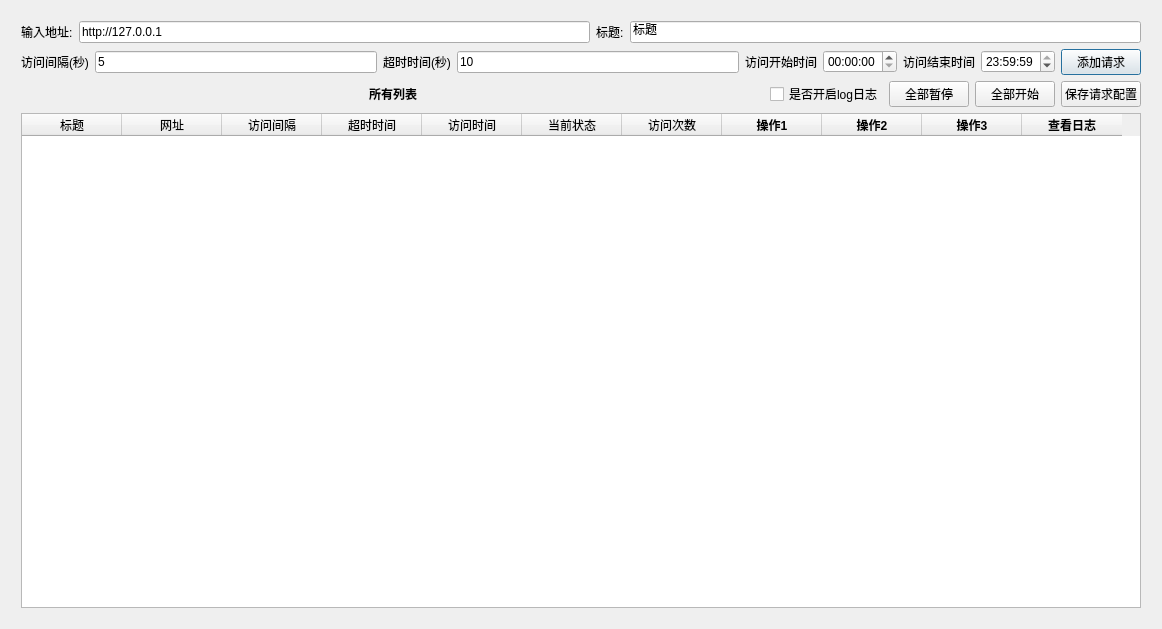
<?xml version="1.0" encoding="UTF-8"?>
<ui version="4.0">
 <class>MainDialog</class>
 <widget class="QDialog" name="MainDialog">
  <property name="geometry">
   <rect>
    <x>0</x>
    <y>0</y>
    <width>1162</width>
    <height>629</height>
   </rect>
  </property>
  <property name="windowTitle">
   <string>接口请求工具</string>
  </property>
  <layout class="QVBoxLayout" name="verticalLayout">
   <item>
    <layout class="QVBoxLayout" name="addressWidget">
     <property name="leftMargin">
      <number>10</number>
     </property>
     <property name="topMargin">
      <number>10</number>
     </property>
     <property name="rightMargin">
      <number>10</number>
     </property>
     <property name="bottomMargin">
      <number>10</number>
     </property>
     <item>
      <layout class="QHBoxLayout" name="addressLayout">
       <item>
        <widget class="QLabel" name="addressLabel">
         <property name="text">
          <string>输入地址:</string>
         </property>
        </widget>
       </item>
       <item>
        <widget class="QLineEdit" name="addressEdit">
         <property name="text">
          <string>http://127.0.0.1</string>
         </property>
        </widget>
       </item>
       <item>
        <widget class="QLabel" name="label">
         <property name="text">
          <string>标题:</string>
         </property>
        </widget>
       </item>
       <item>
        <widget class="QLineEdit" name="titleEdit">
         <property name="text">
          <string>标题</string>
         </property>
        </widget>
       </item>
      </layout>
     </item>
     <item>
      <layout class="QHBoxLayout" name="horizontalLayout">
       <item>
        <widget class="QLabel" name="label_2">
         <property name="text">
          <string>访问间隔(秒)</string>
         </property>
        </widget>
       </item>
       <item>
        <widget class="QLineEdit" name="timeIntervalEdit">
         <property name="text">
          <string>5</string>
         </property>
        </widget>
       </item>
       <item>
        <widget class="QLabel" name="label_3">
         <property name="text">
          <string>超时时间(秒)</string>
         </property>
        </widget>
       </item>
       <item>
        <widget class="QLineEdit" name="timeoutEdit">
         <property name="text">
          <string>10</string>
         </property>
        </widget>
       </item>
       <item>
        <widget class="QLabel" name="label_4">
         <property name="text">
          <string>访问开始时间</string>
         </property>
        </widget>
       </item>
       <item>
        <widget class="QTimeEdit" name="startTimeEdit">
         <property name="displayFormat">
          <string>HH:mm:ss</string>
         </property>
         <property name="time">
          <time>
           <hour>0</hour>
           <minute>0</minute>
           <second>0</second>
          </time>
         </property>
        </widget>
       </item>
       <item>
        <widget class="QLabel" name="label_5">
         <property name="text">
          <string>访问结束时间</string>
         </property>
        </widget>
       </item>
       <item>
        <widget class="QTimeEdit" name="endTimeEdit">
         <property name="displayFormat">
          <string>H:mm:ss</string>
         </property>
         <property name="time">
          <time>
           <hour>23</hour>
           <minute>59</minute>
           <second>59</second>
          </time>
         </property>
        </widget>
       </item>
       <item>
        <widget class="QPushButton" name="requestBtn">
         <property name="minimumSize">
          <size>
           <width>40</width>
           <height>0</height>
          </size>
         </property>
         <property name="maximumSize">
          <size>
           <width>80</width>
           <height>16777215</height>
          </size>
         </property>
         <property name="text">
          <string>添加请求</string>
         </property>
        </widget>
       </item>
      </layout>
     </item>
     <item>
      <layout class="QHBoxLayout" name="horizontalLayout_3">
       <item>
        <spacer name="horizontalSpacer">
         <property name="orientation">
          <enum>Qt::Horizontal</enum>
         </property>
         <property name="sizeHint" stdset="0">
          <size>
           <width>40</width>
           <height>20</height>
          </size>
         </property>
        </spacer>
       </item>
       <item>
        <widget class="QLabel" name="label_6">
         <property name="font">
          <font>
           <weight>75</weight>
           <bold>true</bold>
          </font>
         </property>
         <property name="text">
          <string>所有列表</string>
         </property>
        </widget>
       </item>
       <item>
        <spacer name="horizontalSpacer_2">
         <property name="orientation">
          <enum>Qt::Horizontal</enum>
         </property>
         <property name="sizeHint" stdset="0">
          <size>
           <width>40</width>
           <height>20</height>
          </size>
         </property>
        </spacer>
       </item>
       <item>
        <widget class="QCheckBox" name="checkBox">
         <property name="text">
          <string>是否开启log日志</string>
         </property>
         <property name="checked">
          <bool>false</bool>
         </property>
        </widget>
       </item>
       <item>
        <widget class="QPushButton" name="allStopPbtn">
         <property name="text">
          <string>全部暂停</string>
         </property>
        </widget>
       </item>
       <item>
        <widget class="QPushButton" name="allStartPbtn">
         <property name="text">
          <string>全部开始</string>
         </property>
        </widget>
       </item>
       <item>
        <widget class="QPushButton" name="savepbtn">
         <property name="text">
          <string>保存请求配置</string>
         </property>
        </widget>
       </item>
      </layout>
     </item>
     <item>
      <layout class="QHBoxLayout" name="horizontalLayout_2">
       <item>
        <widget class="QTableWidget" name="tableWidget">
         <property name="layoutDirection">
          <enum>Qt::LeftToRight</enum>
         </property>
         <property name="autoFillBackground">
          <bool>true</bool>
         </property>
         <column>
          <property name="text">
           <string>标题</string>
          </property>
          <property name="textAlignment">
           <set>AlignCenter</set>
          </property>
         </column>
         <column>
          <property name="text">
           <string>网址</string>
          </property>
          <property name="textAlignment">
           <set>AlignCenter</set>
          </property>
         </column>
         <column>
          <property name="text">
           <string>访问间隔</string>
          </property>
          <property name="textAlignment">
           <set>AlignCenter</set>
          </property>
         </column>
         <column>
          <property name="text">
           <string>超时时间</string>
          </property>
          <property name="textAlignment">
           <set>AlignCenter</set>
          </property>
         </column>
         <column>
          <property name="text">
           <string>访问时间</string>
          </property>
          <property name="textAlignment">
           <set>AlignCenter</set>
          </property>
         </column>
         <column>
          <property name="text">
           <string>当前状态</string>
          </property>
          <property name="textAlignment">
           <set>AlignCenter</set>
          </property>
         </column>
         <column>
          <property name="text">
           <string>访问次数</string>
          </property>
          <property name="textAlignment">
           <set>AlignCenter</set>
          </property>
         </column>
         <column>
          <property name="text">
           <string>操作1</string>
          </property>
          <property name="font">
           <font>
            <weight>75</weight>
            <bold>true</bold>
           </font>
          </property>
          <property name="textAlignment">
           <set>AlignCenter</set>
          </property>
         </column>
         <column>
          <property name="text">
           <string>操作2</string>
          </property>
          <property name="font">
           <font>
            <weight>75</weight>
            <bold>true</bold>
           </font>
          </property>
          <property name="textAlignment">
           <set>AlignCenter</set>
          </property>
         </column>
         <column>
          <property name="text">
           <string>操作3</string>
          </property>
          <property name="font">
           <font>
            <weight>75</weight>
            <bold>true</bold>
           </font>
          </property>
          <property name="textAlignment">
           <set>AlignCenter</set>
          </property>
         </column>
         <column>
          <property name="text">
           <string>查看日志</string>
          </property>
          <property name="font">
           <font>
            <weight>75</weight>
            <bold>true</bold>
           </font>
          </property>
          <property name="textAlignment">
           <set>AlignCenter</set>
          </property>
         </column>
        </widget>
       </item>
      </layout>
     </item>
    </layout>
   </item>
  </layout>
 </widget>
 <layoutdefault spacing="6" margin="11"/>
 <resources/>
 <connections/>
</ui>
